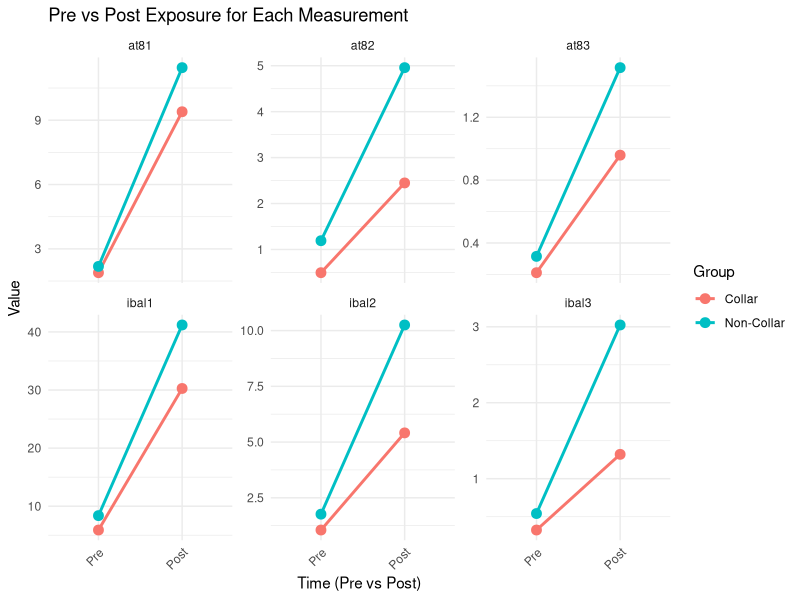

Reproduce this figure in R.
library(tidyr)
library(dplyr)
library(ggplot2)
library(reshape2)
library(pwr)

data <- data.frame(
  Measurement = c("ibal1", "ibal2", "ibal3", "at81", "at82", "at83"),
  Injured_Collar_Mean = c(30.26563, 5.410924, 1.320725, 9.392619, 2.448499, 0.958879),
  Injured_Collar_SE = c(2.798241, 1.263142, 0.385982, 1.491297, 0.391716, 0.111136),
  Injured_Non_Collar_Mean = c(41.19826, 10.25221, 3.023864, 11.44914, 4.958143, 1.515841),
  Injured_Non_Collar_SE = c(2.974156, 2.259893, 0.924089, 2.428651, 1.628793, 0.320597)
)

set.seed(123)
scaling_factor <- 0.2

data$Pre_Injured_Collar <- rnorm(nrow(data), mean = scaling_factor * data$Injured_Collar_Mean, sd = 0.1 * data$Injured_Collar_SE)
data$Pre_Injured_Non_Collar <- rnorm(nrow(data), mean = scaling_factor * data$Injured_Non_Collar_Mean, sd = 0.1 * data$Injured_Non_Collar_SE)



plot_data <- data.frame(
  Measurement = rep(data$Measurement, 2),
  Group = rep(c("Collar", "Non-Collar"), each = nrow(data)),
  Pre = c(data$Pre_Injured_Collar, data$Pre_Injured_Non_Collar),
  Post = c(data$Injured_Collar_Mean, data$Injured_Non_Collar_Mean)
)

plot_data_melted <- melt(plot_data, id.vars = c("Measurement", "Group"), variable.name = "Time", value.name = "Value")

ggplot(plot_data_melted, aes(x = Time, y = Value, group = Group, color = Group)) +
  geom_line(size = 1) +
  geom_point(size = 3) +
  facet_wrap(~ Measurement, ncol = 3, scales = "free_y") +
  labs(title = "Pre vs Post Exposure for Each Measurement", x = "Time (Pre vs Post)", y = "Value", color = "Group") +
  theme_minimal() +
  theme(axis.text.x = element_text(angle = 45, hjust = 1))

N_collar <- 8
N_noncollar <- 6

data$Injured_Collar_SD <- data$Injured_Collar_SE * sqrt(N_collar)
data$Injured_Non_Collar_SD <- data$Injured_Non_Collar_SE * sqrt(N_noncollar)


data$Pre_Injured_Collar_Mean <- scaling_factor * data$Injured_Collar_Mean
data$Pre_Injured_Non_Collar_Mean <- scaling_factor * data$Injured_Non_Collar_Mean
data$Pre_Injured_Collar_SD <- scaling_factor * data$Injured_Collar_SD
data$Pre_Injured_Non_Collar_SD <- scaling_factor * data$Injured_Non_Collar_SD

final_data <- data.frame(
  Name = c(
    paste("Pre", data$Measurement, sep = "_"), paste("Post", data$Measurement, sep = "_"),
    paste("Pre", data$Measurement, sep = "_"), paste("Post", data$Measurement, sep = "_")
  ),
  Status = c(rep("Noncollar", 6), rep("Noncollar", 6), rep("Collar", 6), rep("Collar", 6)),
  N = c(rep(N_noncollar, 12), rep(N_collar, 12)),
  Mean = c(data$Pre_Injured_Non_Collar_Mean, data$Injured_Non_Collar_Mean, data$Pre_Injured_Collar_Mean, data$Injured_Collar_Mean),
  SD = c(data$Pre_Injured_Non_Collar_SD, data$Injured_Non_Collar_SD, data$Pre_Injured_Collar_SD, data$Injured_Collar_SD)
)

final_data

split_sex <- function(row) {
  n1 <- floor(row$N / 2)
  n2 <- row$N - n1
  mean1 <- row$Mean - 0.1 * row$SD
  mean2 <- row$Mean + 0.1 * row$SD
  sd1 <- sqrt((row$SD^2) / 2)
  sd2 <- sqrt((row$SD^2) / 2)
  
  data.frame(
    Name = rep(row$Name, 2),
    Status = rep(row$Status, 2),
    Sex = c(0, 1),
    N = c(n1, n2),
    Mean = c(mean1, mean2),
    SD = c(sd1, sd2)
  )
}

gender_df <- bind_rows(lapply(1:nrow(final_data), function(i) split_sex(final_data[i, ])))
gender_df

metrics <- unique(sub("Pre_", "", sub("Post_", "", gender_df$Name)))
results <- list()

for (metric in metrics) {
  metric_data <- gender_df[gender_df$Name %in% c(paste0("Pre_", metric), paste0("Post_", metric)), ]
  
  metric_data_wide <- reshape(metric_data, 
                              idvar = c("Status", "Sex"),
                              timevar = "Name",
                              direction = "wide")
  
  pre_var <- paste0("Mean.Pre_", metric)
  post_var <- paste0("Mean.Post_", metric)
  
  mean_sham_pre <- mean(metric_data_wide[[pre_var]][metric_data_wide$Status == "Noncollar"], na.rm = TRUE)
  mean_sham_post <- mean(metric_data_wide[[post_var]][metric_data_wide$Status == "Noncollar"], na.rm = TRUE)
  mean_blast_pre <- mean(metric_data_wide[[pre_var]][metric_data_wide$Status == "Collar"], na.rm = TRUE)
  mean_blast_post <- mean(metric_data_wide[[post_var]][metric_data_wide$Status == "Collar"], na.rm = TRUE)
  
  sd_sham_pre <- mean(metric_data_wide[[paste0("SD.Pre_", metric)]][metric_data_wide$Status == "Noncollar"], na.rm = TRUE)
  sd_sham_post <- mean(metric_data_wide[[paste0("SD.Post_", metric)]][metric_data_wide$Status == "Noncollar"], na.rm = TRUE)
  sd_blast_pre <- mean(metric_data_wide[[paste0("SD.Pre_", metric)]][metric_data_wide$Status == "Collar"], na.rm = TRUE)
  sd_blast_post <- mean(metric_data_wide[[paste0("SD.Post_", metric)]][metric_data_wide$Status == "Collar"], na.rm = TRUE)
  
  pooled_sd <- sqrt((sd_sham_pre^2 + sd_sham_post^2 + sd_blast_pre^2 + sd_blast_post^2) / 1.75)
  
  interaction_effect <- ((mean_sham_post - mean_sham_pre) - (mean_blast_post - mean_blast_pre)) / pooled_sd
  
  f_squared <- (interaction_effect^2) / 4
  
  sample_size_estimation <- pwr.f2.test(u = 2, f2 = f_squared, sig.level = 0.05, power = 0.80)
  
  total_sample_size <- ceiling(sample_size_estimation$v + 1 + 2)
  
  results[[metric]] <- list(
    interaction_effect = interaction_effect,
    f_squared = f_squared,
    sample_size_estimation = sample_size_estimation,
    sample_size_per_group = total_sample_size
  )
}

for (metric in names(results)) {
  cat("\n---", metric, "---\n")
  cat("Interaction Effect (Cohen's d):", results[[metric]]$interaction_effect, "\n")
  cat("Cohen's f^2:", results[[metric]]$f_squared, "\n")
  print(results[[metric]]$sample_size_estimation)
  cat("Estimated total sample size (collar and non collar):", results[[metric]]$sample_size_per_group, "\n")
}
